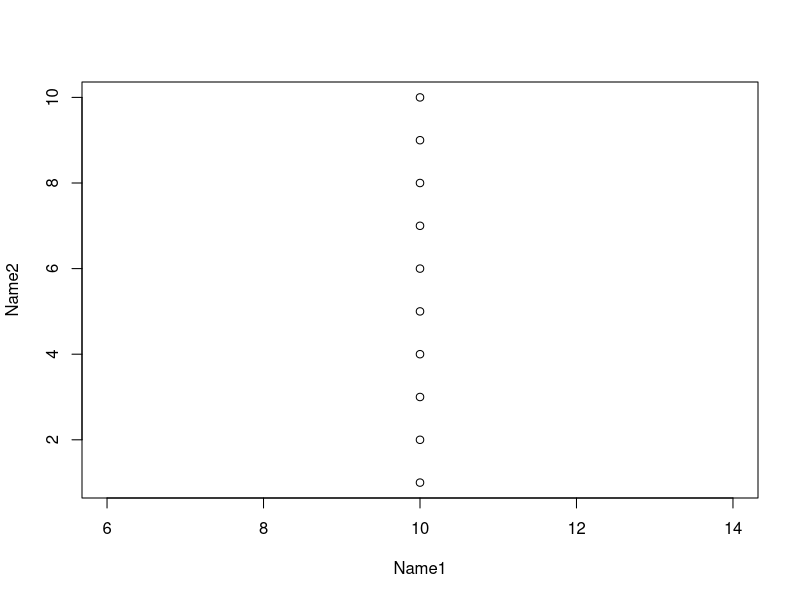
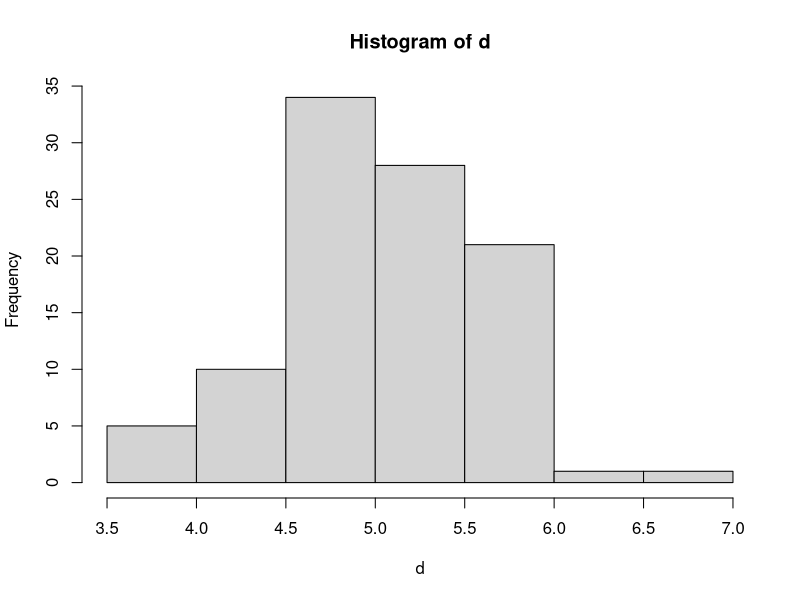
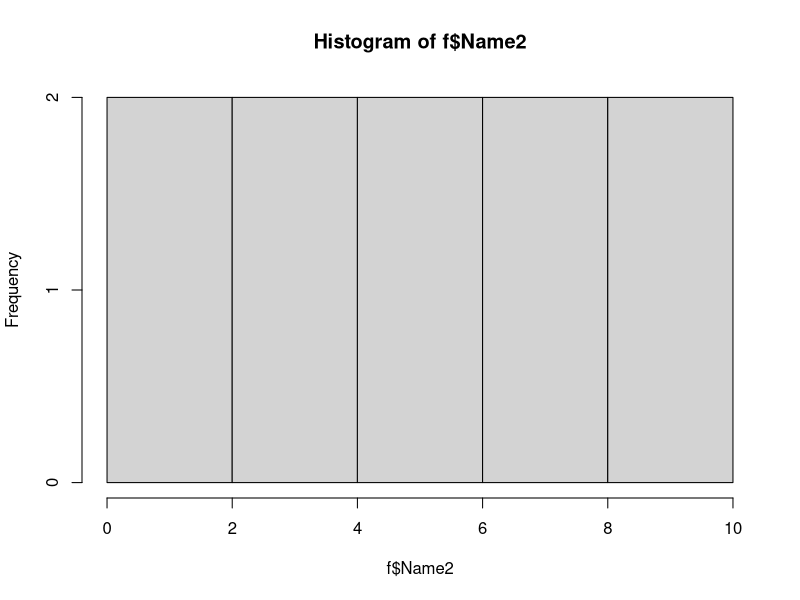

The R script that drew these images, in order:
# Basics R

# working directory
getwd()
setwd("C:/RStudio/statistik_kurs_R")
getwd()

# Hilfe: wenn Name der Funktion bekannt
?mean
help(mean)
help("linear models")

# Hilfe: wenn Name der Funktion nicht bekannt
help.search("linear models")
?? "linear models"

# Variablen
# Skalar definieren (<- = Zusweisungsoperator)
a <- 10

# Vektor definieren (c= concetinate, verketten)
b <- c(1,2,3,4)

# Berechnungen werden immer komponentenweise durchgef?hrt: Beispiel Vektoraddition
a+b

# in Variable speichern
c <- a+b

# einen data.frame definieren
df <- data.frame(a, b)
df                                       # um es in Konsole anzuzeigen
names(df) <- c("VariableA", "VariableB") # um Variablen umzunennen
d <- c("a", "b", "c", "d")               # neue Variable hinzuf?gen, d= Vektor aus a,b,c: also aus Charaktervalues
df$VariableD <- d                        # um d an df anzuh?ngen, generiere ich neue Variable, $ um auf einzelne Variable zuzugreifen

letters [1:5]
LETTERS [1:10]
LETTERS [24:20]


# Beispiele
b <- c(1:10)                             # : um alle Zahlen zwischen 1-10 in Variable aufzunehmen (b=Vektor der L?nge 10)
c <- c("red", "blue", "yellow")          # c= Vektor aus drei Charaktervalues
d <- rnorm(100,5,0.5)                    # d= Vektor der 100 normalverteilte Zufallszahlen, generiert mit rnorm
e <- matrix(1:10,2)                      # e= Matrix, mit Dimensionen 2*5
f <- data.frame("Name1" = rep(a,10), "Name2" = b) # f= Dataframe mit zwei Spalten

plot(f)
str(e)                                   # um mir Struktur einer Variablen anzeigen zu lassen
summary(d)                               # gibt mir 5-Werte Statistik an
table(d)                                 # gibt KOntingenz oder H?ufigkeitstabelle aus, hier nicht sinnvorll, weil jeder Wert nur einmal vorkommt


# Operationen sind für bestimmte Objekte definiert
hist(d)                                 # Input muss immer Vektor sein
hist(f$Name2)                           # funktioniert, weil nur Name 2 ausgew?hlt, ganz f w?rde nicht funktionieren

# Objekte haben Attribute
dim(f)                                  # Matrizen und data frames haben eine Dimension

dimnames(f)                             # gibt Namen der Zeilen und Spalten aus
names(f)                                # gibt nur Namen der Spalten aus

length(b)                               # gibt L?nge des Vektors an
class(e)                                # gibt Datentyp an

# Objekte im Workspace
ls()                                    # zeigt in Konsole Objekte an die im Workspace sind
rm(a)                                   # entfernt Objekte aus Workspace

# Funktion = Objekt
myfunc <- function(x){                  # um eigene Funktion anzulegen
  y <- x^2
  y
}

q <- myfunc(x = 5)

# Packages
search()                               # zeigt alle geladenen Pakete an
install.packages("dplyr")              # um zu installieren
library(dplyr)                         # muss ausgef?hrt werden damit auch benutzbar
